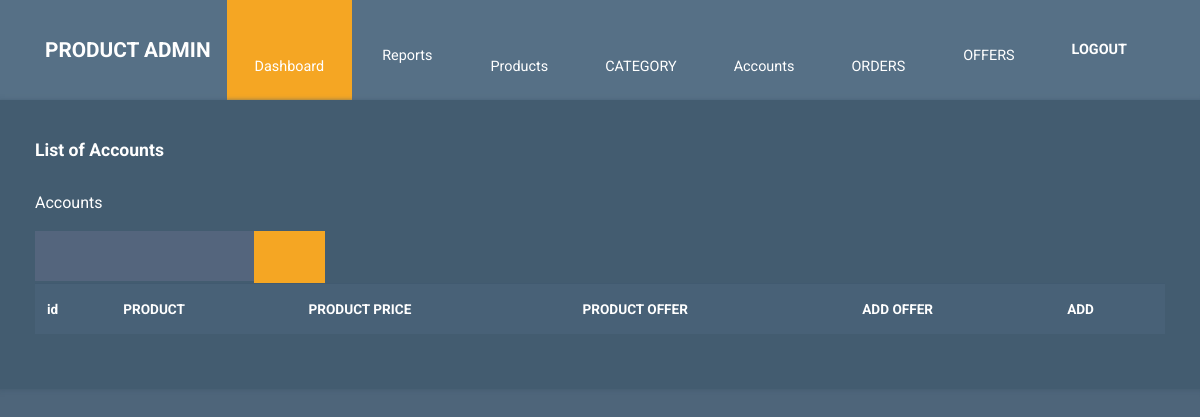
Page /admins/product_offer on the earlier database version.
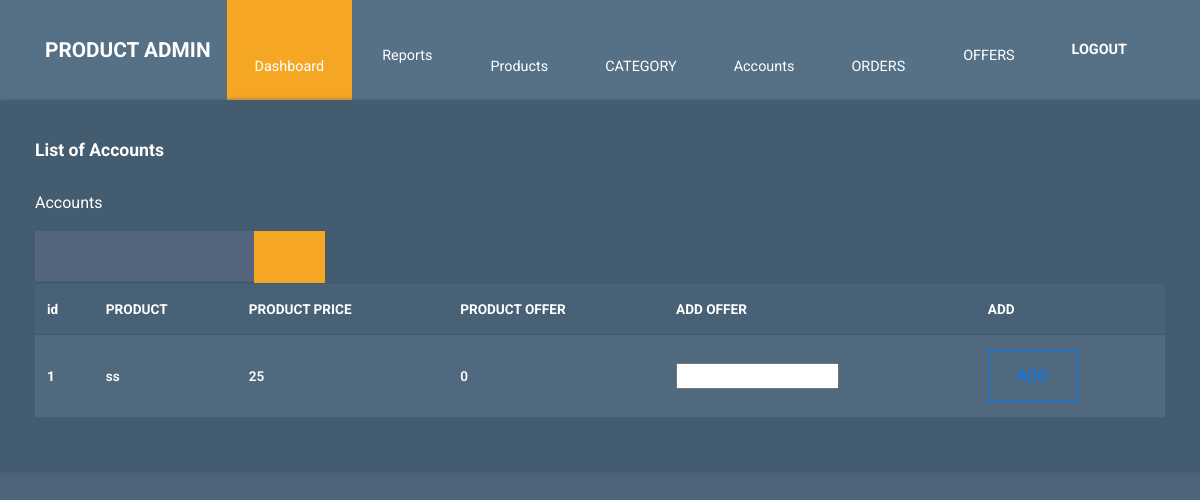
Same page on the later database version.
### product/models.py (models this page shows, shortened)
class Products(models.Model):
    name = models.CharField(max_length=100,unique=True)
    details = models.TextField()
    price = models.IntegerField()
    offer = models.IntegerField(default=0)
    stock = models.IntegerField()
    category_id = models.ForeignKey(Category, on_delete=models.PROTECT, related_name='category')
    image_product = models.ImageField(upload_to = 'photos/products', blank = True, max_length=300)
    image_product4 = models.ImageField(upload_to = 'photos/products2', blank = True, max_length=300)
    image_product5 = models.ImageField(upload_to = 'photos/products3', blank = True, max_length=300)

### admins/views.py (the view)
# urls.py: path('product_offer',views.offer_product),
def offer_product(request):
    products = Products.objects.all().order_by('-id')
    return render(request,'admin_T/product_offer.html',{'products': products})

### user_side/templates/admin_T/product_offer.html (shortened to what this page needs)
{% extends 'admin_T/main.html' %}
        {% block content %}
        {% load static %}
        <div class="row tm-content-row">
          <div class="col-12 tm-block-col">
            <div class="tm-bg-primary-dark tm-block tm-block-h-auto">
              <h2 class="tm-block-title">List of Accounts</h2>
              <p class="text-white">Accounts</p>
              <div class="tm-product-table-container">
                <table class="table table-hover tm-table-small tm-product-table ">
                  <form action="accounts" style="position: fixed;"  method="POST">  <div class="input-group">
                  <div class="form-outline" >
                    <input type="search" name="search" id="form1" class="form-control"  />
                  </div>
                  <div >
                  <button type="submit" class="btn btn-primary" >
                    <i class="fas fa-search"></i>
                  </button>
                </div>
                </div>
              </form>
  <thead class="" >
    <tr>
      <th scope="col">id</th>
      <th scope="col">PRODUCT</th>
      <th scope="col">PRODUCT PRICE</th>
      <th scope="col">PRODUCT OFFER</th>
      <th scope="col">ADD OFFER</th>
      <th scope="col" >ADD</th>
    </tr>
  </thead>
  <tbody>
    {% for product in products %}
    <tr>
      <th scope="row">{{forloop.counter}}</th>
      <td>{{product.name}}</td>
      <td>{{product.price}}</td>
      <td id="{{product.name}}">{{product.offer}}</td>
      <td><input id="{{product.id}}" type="text"></td>
      <td><button class="btn btn-outline-primary" type="submit" onclick="add('{{product.id}}')">ADD</button></td>
    </tr>
  {% endfor %}
  </tbody>
</table>
</div>
{% endblock %}

Differences in the rows shown:
added Products: name "ss", price "25", offer "0"
